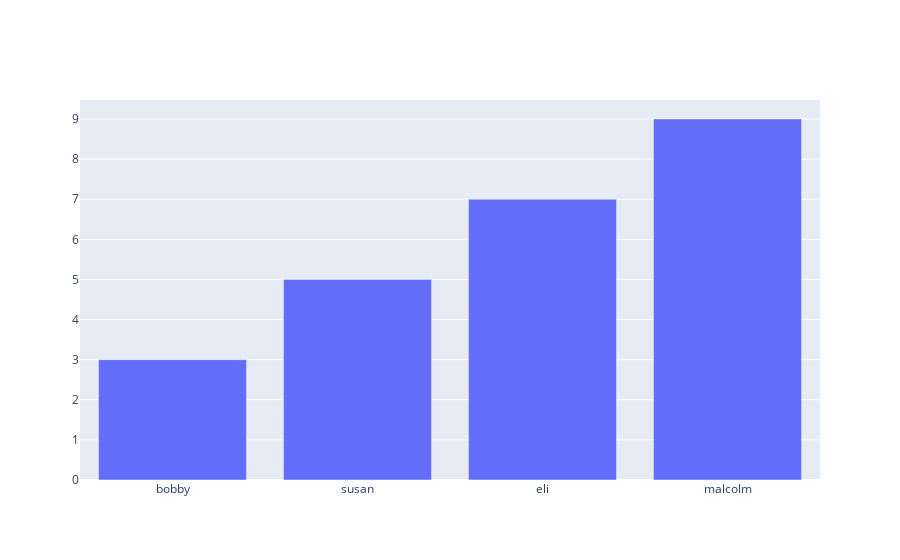

Source (notebook cell):
### Markdown cell above
We refer to the function `graph_objs.Bar` as a constructor because it literally constructs python dictionaries with a key of `type` that equals `bar`.  Then, we can pass this dictionary to our `iplot` method to display our bar chart.

### Code cell
bar_trace_via_constructor = graph_objs.Bar(
            x=['bobby', 'susan', 'eli', 'malcolm'],
            y=[3, 5, 7, 9]
    )


plotly.offline.iplot([
    bar_trace_via_constructor
])

### Figure 1 — Plotly figure (JSON) as saved in the notebook; plotly's stock layout.template omitted (floating-point values rounded to 4 significant figures)
{"data": [{"type": "bar", "x": ["bobby", "susan", "eli", "malcolm"], "y": [3, 5, 7, 9]}], "layout": {}}
